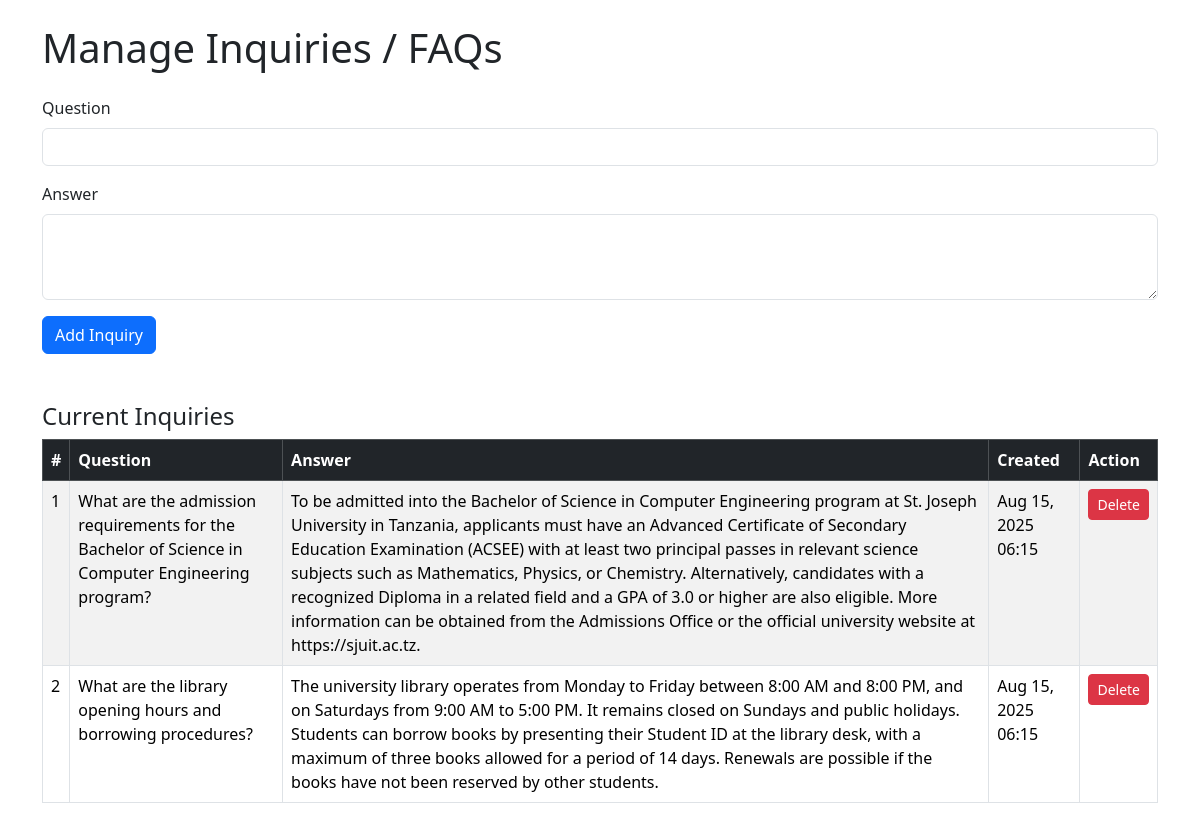
Screenshot of /inquiries/ with the database file from the repository.
### apps/pages/models.py (models this page shows)
class Inquiry(models.Model):
    question = models.CharField(max_length=255)
    answer = models.TextField()
    created_at = models.DateTimeField(auto_now_add=True)

### apps/pages/super_admin.py (the view, shortened to what this page needs)
# urls.py: path('inquiries/', super_admin.inquiries_page, name='inquiries_page'),
def inquiries_page(request):
    inquiries = Inquiry.objects.all()
    return render(request, 'super_admin/inquiries.html', {'inquiries': inquiries})

### templates/super_admin/inquiries.html (shortened to what this page needs)
<!DOCTYPE html>
{% load static %}
<html lang="en">
<head>
    <link href="https://cdn.jsdelivr.net/npm/bootstrap@5.3.2/dist/css/bootstrap.min.css" rel="stylesheet" />
</head>
<body class="container py-4">
    <h1 class="mb-4">Manage Inquiries / FAQs</h1>
    <form method="post" action="{% url 'inquiries_page' %}" class="mb-5">
        <div class="mb-3">
            <label for="question" class="form-label">Question</label>
            <input type="text" name="question" id="question" class="form-control" required>
        </div>
        <div class="mb-3">
            <label for="answer" class="form-label">Answer</label>
            <textarea name="answer" id="answer" class="form-control" rows="3" required></textarea>
        </div>
        <button type="submit" class="btn btn-primary">Add Inquiry</button>
    </form>
    <h4>Current Inquiries</h4>
    {% if inquiries %}
    <table class="table table-bordered table-striped">
        <thead class="table-dark">
            <tr>
                <th>#</th>
                <th>Question</th>
                <th>Answer</th>
                <th>Created</th>
                <th>Action</th>
            </tr>
        </thead>
        <tbody>
            {% for inquiry in inquiries %}
            <tr>
                <td>{{ forloop.counter }}</td>
                <td>{{ inquiry.question }}</td>
                <td>{{ inquiry.answer }}</td>
                <td>{{ inquiry.created_at|date:"M d, Y H:i" }}</td>
                <td>
                    <a href="{% url 'delete_inquiry' inquiry.id %}" class="btn btn-danger btn-sm"
                        onclick="return confirm('Are you sure you want to delete this inquiry?');">
                        Delete
                    </a>
                </td>
            </tr>
            {% endfor %}
        </tbody>
    </table>
    {% else %}
    <p>No inquiries yet.</p>
    {% endif %}
</body>
</html>

### rows the page displays
Inquiry: question "What are the admission requirements for the Bachelor of Science in Computer Engineering program?", answer "To be admitted into the Bachelor of Science in Computer Engineering program at St. Joseph University in Tanzania, applicants must have an Advanced Certificate of Secondary Education Examination (ACSEE) with at least two principal passes in relevant science subjects such as Mathematics, Physics, or Chemistry. Alternatively, candidates with a recognized Diploma in a related field and a GPA of 3.0 or higher are also eligible. More information can be obtained from the Admissions Office or the official university website at https://sjuit.ac.tz.", created_at "Aug 15, 2025 06:15"
Inquiry: question "What are the library opening hours and borrowing procedures?", answer "The university library operates from Monday to Friday between 8:00 AM and 8:00 PM, and on Saturdays from 9:00 AM to 5:00 PM. It remains closed on Sundays and public holidays. Students can borrow books by presenting their Student ID at the library desk, with a maximum of three books allowed for a period of 14 days. Renewals are possible if the books have not been reserved by other students.", created_at "Aug 15, 2025 06:15"
